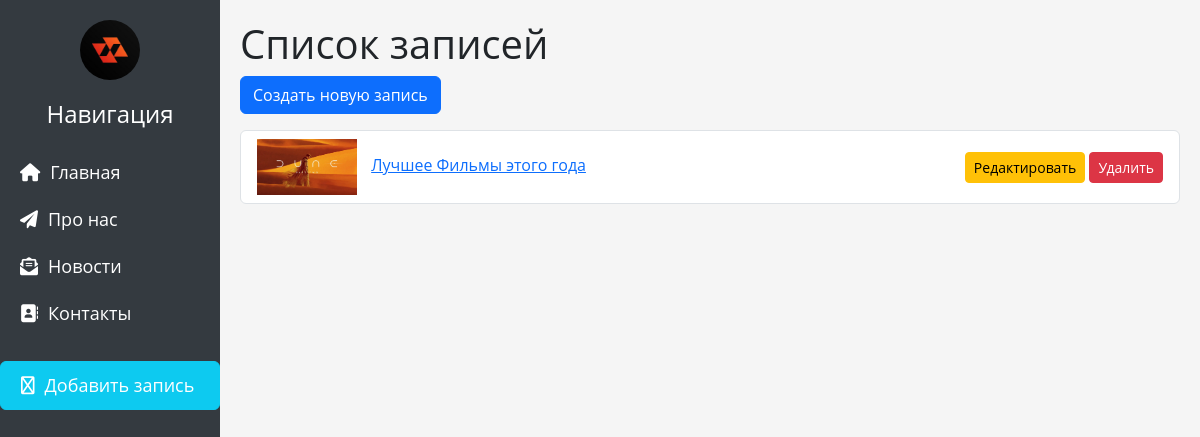
/news/list/, run on the app's committed database.
### news/models.py (models this page shows, shortened)
class News(models.Model):
    title = models.CharField('Название', max_length=50)
    anons = models.CharField('Анонс', max_length=250)
    full_text = models.TextField('Статья')
    date = models.DateTimeField('Дата публикации')
    image = models.ImageField('Изображение', upload_to='news_images/', null=True, blank=True)
    class Meta:
        verbose_name = 'Новость'
        verbose_name_plural = 'Новости'

### news/views.py (the view)
# urls.py: path('list/', views.news_list, name='news_list'),
def news_list(request):
    news = News.objects.all()
    return render(request, 'news/news_list.html', {'news': news})

### news/templates/news/news_list.html (shortened to what this page needs)
{% extends 'main/base.html' %}
{% block content %}
    <h1>Список записей</h1>
    <a href="{% url 'news_create' %}" class="btn btn-primary mb-3">Создать новую запись</a>
    <ul class="list-group">
        {% for news_item in news %}
            <li class="list-group-item d-flex justify-content-between align-items-center">
                <div>
                    {% if news_item.image %}
                        <img src="{{ news_item.image.url }}" alt="{{ news_item.title }}" style="max-width: 100px; margin-right: 10px;">
                    {% endif %}
                    <a href="{% url 'news_detail' news_item.pk %}">{{ news_item.title }}</a>
                </div>
                <div>
                    <a href="{% url 'news_update' news_item.pk %}" class="btn btn-warning btn-sm">Редактировать</a>
                    <a href="{% url 'news_delete' news_item.pk %}" class="btn btn-danger btn-sm">Удалить</a>
                </div>
            </li>
        {% endfor %}
    </ul>
{% endblock %}

### main/static/main/css/main.css (style rules this page uses)
body { background: #2c2c2c; }
body { font-family: 'Open Sans', sans-serif; background-color: #f5f5f5; margin: 0; padding: 0; }

### main/templates/main/base.html (style rules this page uses)
body { font-family: 'Open Sans', sans-serif; background-color: #f5f5f5; margin: 0; padding: 0; }

### data on the page
News: image (picture), title "Лучшее Фильмы этого года"
